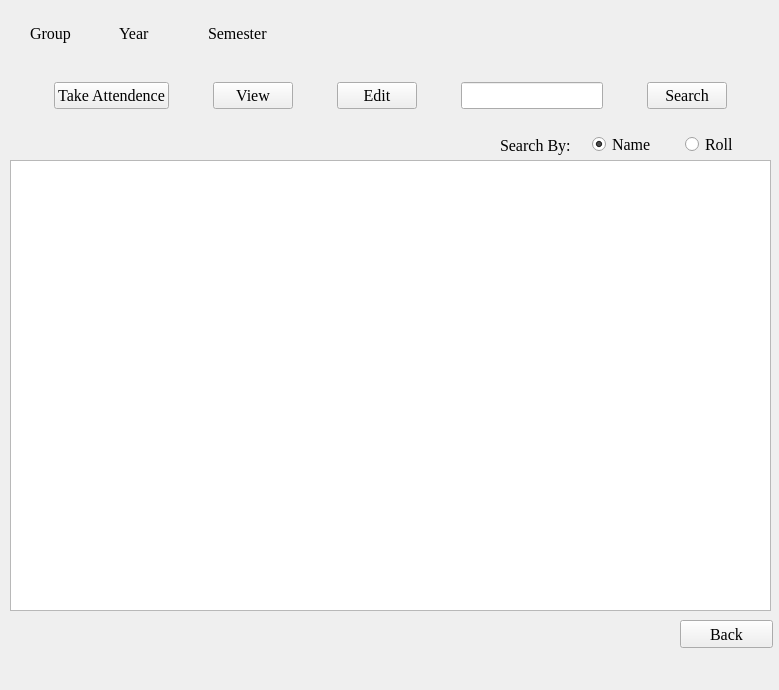
<?xml version="1.0" encoding="UTF-8"?>
<ui version="4.0">
 <class>Teacher</class>
 <widget class="QMainWindow" name="Teacher">
  <property name="geometry">
   <rect>
    <x>0</x>
    <y>0</y>
    <width>779</width>
    <height>690</height>
   </rect>
  </property>
  <property name="font">
   <font>
    <family>Georgia</family>
    <pointsize>12</pointsize>
   </font>
  </property>
  <property name="windowTitle">
   <string>Home</string>
  </property>
  <widget class="QWidget" name="centralwidget">
   <widget class="QLabel" name="label">
    <property name="geometry">
     <rect>
      <x>411</x>
      <y>122</y>
      <width>16</width>
      <height>16</height>
     </rect>
    </property>
    <property name="font">
     <font>
      <family>Georgia</family>
      <pointsize>12</pointsize>
     </font>
    </property>
    <property name="text">
     <string/>
    </property>
   </widget>
   <widget class="QTableView" name="tableView">
    <property name="geometry">
     <rect>
      <x>10</x>
      <y>160</y>
      <width>761</width>
      <height>451</height>
     </rect>
    </property>
    <property name="sizePolicy">
     <sizepolicy hsizetype="Maximum" vsizetype="Maximum">
      <horstretch>0</horstretch>
      <verstretch>0</verstretch>
     </sizepolicy>
    </property>
    <property name="minimumSize">
     <size>
      <width>0</width>
      <height>0</height>
     </size>
    </property>
    <property name="baseSize">
     <size>
      <width>0</width>
      <height>0</height>
     </size>
    </property>
    <property name="palette">
     <palette>
      <active>
       <colorrole role="Midlight">
        <brush brushstyle="SolidPattern">
         <color alpha="255">
          <red>227</red>
          <green>221</green>
          <blue>224</blue>
         </color>
        </brush>
       </colorrole>
      </active>
      <inactive>
       <colorrole role="Midlight">
        <brush brushstyle="SolidPattern">
         <color alpha="255">
          <red>227</red>
          <green>221</green>
          <blue>224</blue>
         </color>
        </brush>
       </colorrole>
      </inactive>
      <disabled>
       <colorrole role="Midlight">
        <brush brushstyle="SolidPattern">
         <color alpha="255">
          <red>227</red>
          <green>221</green>
          <blue>224</blue>
         </color>
        </brush>
       </colorrole>
      </disabled>
     </palette>
    </property>
   </widget>
   <widget class="QWidget" name="layoutWidget">
    <property name="geometry">
     <rect>
      <x>10</x>
      <y>60</y>
      <width>761</width>
      <height>71</height>
     </rect>
    </property>
    <layout class="QHBoxLayout" name="TPBLayout">
     <property name="spacing">
      <number>0</number>
     </property>
     <property name="sizeConstraint">
      <enum>QLayout::SetDefaultConstraint</enum>
     </property>
     <property name="leftMargin">
      <number>0</number>
     </property>
     <property name="topMargin">
      <number>0</number>
     </property>
     <property name="rightMargin">
      <number>0</number>
     </property>
     <property name="bottomMargin">
      <number>0</number>
     </property>
     <item>
      <widget class="QPushButton" name="take">
       <property name="sizePolicy">
        <sizepolicy hsizetype="Maximum" vsizetype="Maximum">
         <horstretch>0</horstretch>
         <verstretch>0</verstretch>
        </sizepolicy>
       </property>
       <property name="font">
        <font>
         <family>Georgia</family>
         <pointsize>12</pointsize>
        </font>
       </property>
       <property name="cursor">
        <cursorShape>PointingHandCursor</cursorShape>
       </property>
       <property name="text">
        <string>Take Attendence</string>
       </property>
      </widget>
     </item>
     <item>
      <widget class="QPushButton" name="view">
       <property name="sizePolicy">
        <sizepolicy hsizetype="Maximum" vsizetype="Maximum">
         <horstretch>0</horstretch>
         <verstretch>0</verstretch>
        </sizepolicy>
       </property>
       <property name="font">
        <font>
         <family>Georgia</family>
         <pointsize>12</pointsize>
        </font>
       </property>
       <property name="cursor">
        <cursorShape>PointingHandCursor</cursorShape>
       </property>
       <property name="text">
        <string>View</string>
       </property>
      </widget>
     </item>
     <item>
      <widget class="QPushButton" name="edit">
       <property name="sizePolicy">
        <sizepolicy hsizetype="Maximum" vsizetype="Maximum">
         <horstretch>0</horstretch>
         <verstretch>0</verstretch>
        </sizepolicy>
       </property>
       <property name="font">
        <font>
         <family>Georgia</family>
         <pointsize>12</pointsize>
        </font>
       </property>
       <property name="cursor">
        <cursorShape>PointingHandCursor</cursorShape>
       </property>
       <property name="text">
        <string>Edit</string>
       </property>
      </widget>
     </item>
     <item>
      <widget class="QLineEdit" name="search_edit">
       <property name="sizePolicy">
        <sizepolicy hsizetype="Maximum" vsizetype="Maximum">
         <horstretch>0</horstretch>
         <verstretch>0</verstretch>
        </sizepolicy>
       </property>
      </widget>
     </item>
     <item>
      <widget class="QPushButton" name="search">
       <property name="sizePolicy">
        <sizepolicy hsizetype="Maximum" vsizetype="Maximum">
         <horstretch>0</horstretch>
         <verstretch>0</verstretch>
        </sizepolicy>
       </property>
       <property name="font">
        <font>
         <family>Georgia</family>
         <pointsize>12</pointsize>
        </font>
       </property>
       <property name="cursor">
        <cursorShape>PointingHandCursor</cursorShape>
       </property>
       <property name="text">
        <string>Search</string>
       </property>
      </widget>
     </item>
    </layout>
   </widget>
   <widget class="QWidget" name="layoutWidget">
    <property name="geometry">
     <rect>
      <x>500</x>
      <y>130</y>
      <width>271</width>
      <height>30</height>
     </rect>
    </property>
    <layout class="QHBoxLayout" name="TRBLayout">
     <item>
      <widget class="QLabel" name="label_2">
       <property name="font">
        <font>
         <family>Georgia</family>
         <pointsize>12</pointsize>
        </font>
       </property>
       <property name="text">
        <string>Search By:</string>
       </property>
      </widget>
     </item>
     <item>
      <widget class="QRadioButton" name="RName">
       <property name="font">
        <font>
         <family>Georgia</family>
         <pointsize>12</pointsize>
        </font>
       </property>
       <property name="text">
        <string>Name</string>
       </property>
       <property name="checked">
        <bool>true</bool>
       </property>
      </widget>
     </item>
     <item>
      <widget class="QRadioButton" name="RRoll">
       <property name="font">
        <font>
         <family>Georgia</family>
         <pointsize>12</pointsize>
        </font>
       </property>
       <property name="text">
        <string>Roll</string>
       </property>
      </widget>
     </item>
    </layout>
   </widget>
   <widget class="QWidget" name="layoutWidget">
    <property name="geometry">
     <rect>
      <x>30</x>
      <y>20</y>
      <width>261</width>
      <height>26</height>
     </rect>
    </property>
    <layout class="QHBoxLayout" name="TGTLayout">
     <item>
      <widget class="QLabel" name="LGroup">
       <property name="text">
        <string>Group</string>
       </property>
      </widget>
     </item>
     <item>
      <widget class="QLabel" name="LYear">
       <property name="text">
        <string>Year</string>
       </property>
      </widget>
     </item>
     <item>
      <widget class="QLabel" name="LSem">
       <property name="text">
        <string>Semester</string>
       </property>
      </widget>
     </item>
    </layout>
   </widget>
   <widget class="QPushButton" name="backT">
    <property name="geometry">
     <rect>
      <x>680</x>
      <y>620</y>
      <width>93</width>
      <height>28</height>
     </rect>
    </property>
    <property name="text">
     <string>Back</string>
    </property>
   </widget>
   <zorder>layoutWidget</zorder>
   <zorder>tableView</zorder>
   <zorder>label</zorder>
   <zorder>layoutWidget</zorder>
   <zorder>layoutWidget</zorder>
   <zorder>backT</zorder>
  </widget>
  <widget class="QMenuBar" name="menubar">
   <property name="geometry">
    <rect>
     <x>0</x>
     <y>0</y>
     <width>779</width>
     <height>26</height>
    </rect>
   </property>
  </widget>
 </widget>
 <tabstops>
  <tabstop>take</tabstop>
  <tabstop>view</tabstop>
  <tabstop>edit</tabstop>
  <tabstop>search_edit</tabstop>
  <tabstop>search</tabstop>
  <tabstop>RName</tabstop>
  <tabstop>RRoll</tabstop>
  <tabstop>backT</tabstop>
  <tabstop>tableView</tabstop>
 </tabstops>
 <resources/>
 <connections/>
</ui>
